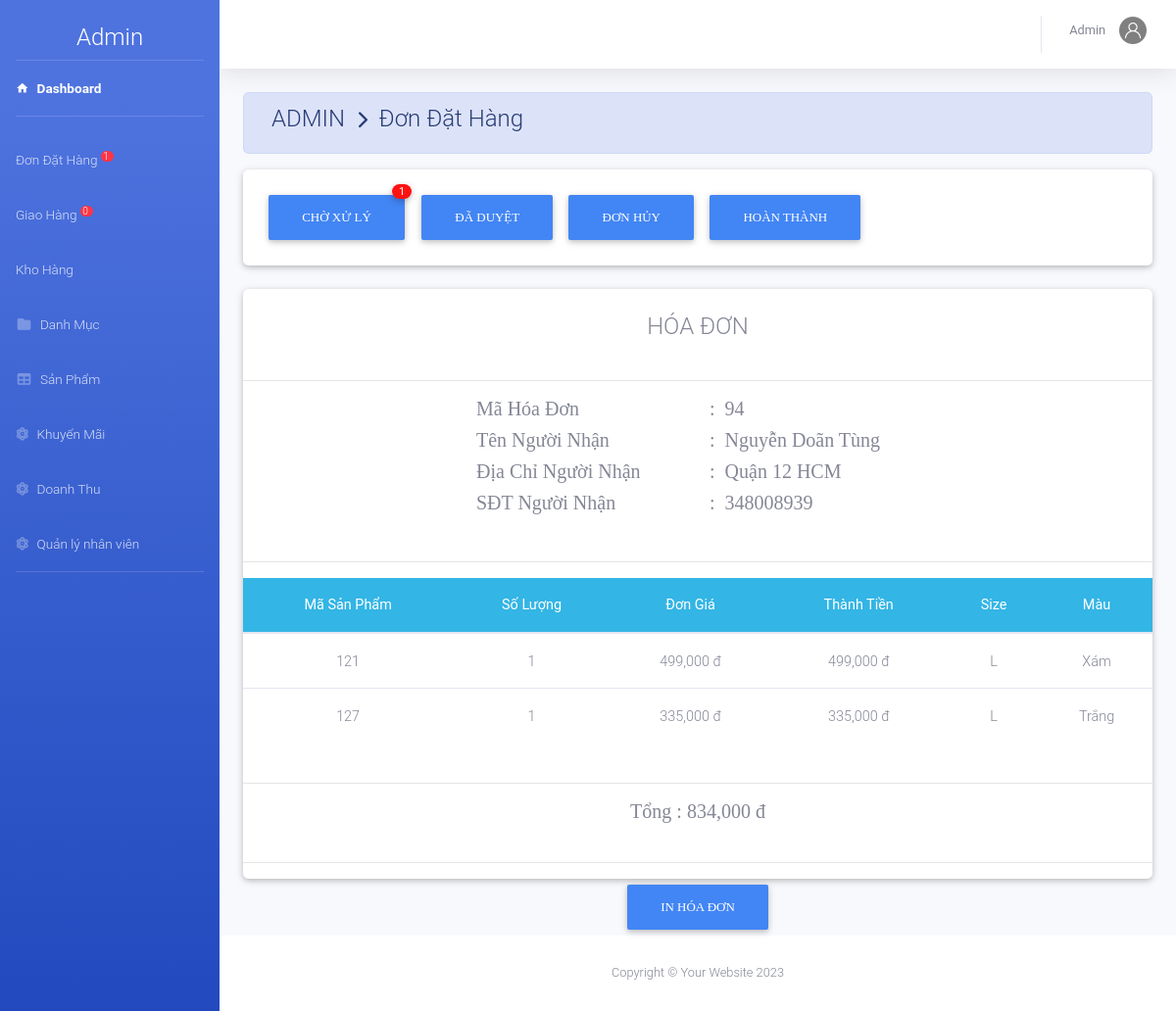
The app's page /Xiny-20240229T132948Z-001/Xiny/admin/index.php?action=xldathang&view=ctdh&mahd=94 (signed in) with its own data.
### tables this page shows
CREATE TABLE `nguoinhan` (
  `MaHD` int(11) NOT NULL,
  `TenNN` varchar(50) NOT NULL,
  `DiaChiNN` text NOT NULL,
  `SDTNN` int(12) NOT NULL
);

CREATE TABLE `chitiethoadon` (
  `MaHD` int(11) NOT NULL,
  `MaSP` int(11) NOT NULL,
  `SoLuong` int(11) NOT NULL,
  `DonGia` decimal(10,0) NOT NULL,
  `ThanhTien` decimal(10,0) NOT NULL,
  `Size` varchar(50) NOT NULL,
  `MaMau` varchar(50) NOT NULL
);

### Xiny-20240229T132948Z-001/Xiny/admin/dondathang/chitietdathang.php (the view, shortened to what this page needs)
<?php
	include_once('../model/database.php');
	$mahd=$_GET['mahd'];
	$sql="select * from chitiethoadon where MaHD=$mahd ";
	$rs=mysqli_query($conn,$sql);
	$sql2="select * from nguoinhan where MaHD=$mahd ";
	$rs2=mysqli_query($conn,$sql2);
	$row2=mysqli_fetch_array($rs2);
?>
<div class="row">
    <div class="col-md-12 grid-margin stretch-card">
        <div class="card">
        	<br>
			<h4 class="m-auto" > HÓA ĐƠN</h4><br><hr>
			<div class="row">
				<div class="col-md-3"></div>
				<div class="col-md-3"><h5 style="font-family: Alata;">Mã Hóa Đơn </h5></div>
				<div class="col-md-6"><h5 style="font-family: Alata;">: &#160;<?php echo $mahd ?></h5></div>
				<div class="col-md-3"></div>
				<div class="col-md-3"><h5 style="font-family: Alata;">Tên Người Nhận </h5></div>
				<div class="col-md-6"><h5 style="font-family: Alata;">: &#160;<?php echo $row2['TenNN']; ?></h5></div>
				<div class="col-md-3"></div>
				<div class="col-md-3"><h5 style="font-family: Alata;">Địa Chỉ Người Nhận </h5></div>
				<div class="col-md-6"><h5 style="font-family: Alata;">: &#160;<?php echo $row2['DiaChiNN'] ?></h5></div>
				<div class="col-md-3"></div>
				<div class="col-md-3"><h5 style="font-family: Alata;">SĐT Người Nhận </h5></div>
				<div class="col-md-6"><h5 style="font-family: Alata;">: &#160;<?php echo $row2['SDTNN'] ?></h5></div>
			</div>
			<br><hr>
			<table class="table table-hover m-auto text-center" style="font-size: 13px;">
				<thead class="badge-info">
					<tr>
						<th>Mã Sản Phẩm</th><th>Số Lượng </th><th>Đơn Giá</th><th>Thành Tiền</th><th>Size</th><th>Màu</th>
					</tr>
				</thead>
				<tbody >
			 <?php $so=0;
				 while ($row=mysqli_fetch_array($rs)) { $so=$so+$row['ThanhTien']; ?>
					<tr>
						<td><?php echo $row['MaSP']; ?></td>
						<td><?php echo $row['SoLuong']; ?></td>
						<td><?php echo number_format($row['DonGia']).' đ'; ?></td>
						<td><?php echo number_format($row['ThanhTien']).' đ'; ?></td>
						<td><?php echo $row['Size']; ?></td><td><?php echo $row['MaMau']; ?></td>
					</tr>
			 <?php	} ?>
				</tbody>
			</table><br><hr>
			<h5 class="m-auto" style="font-family: Alata;">Tổng : <?php echo number_format($so).' đ'; ?></h5>
			<br><hr>
		</div>
	</div>
		<div class="col-12" >
			<center>
				<button type="sub" name="dk" value="đã duyệt"class="btn btn-primary" style="font-family: Comfortaa;">In hóa Đơn</button>
			</center>
		</div>
</div>

### records on screen
nguoinhan: TenNN "Nguyễn Doãn Tùng", DiaChiNN "Quận 12 HCM", SDTNN "348008939"
chitiethoadon: MaSP "121", SoLuong "1", DonGia "499,000", ThanhTien "499,000", Size "L", MaMau "Xám"
chitiethoadon: MaSP "127", SoLuong "1", DonGia "335,000", ThanhTien "335,000", Size "L", MaMau "Trắng"

### other values on screen
$dem "1"
$dem "0"
$nv['TenNV'] "Admin"
$mahd "94"
$so "834,000"
